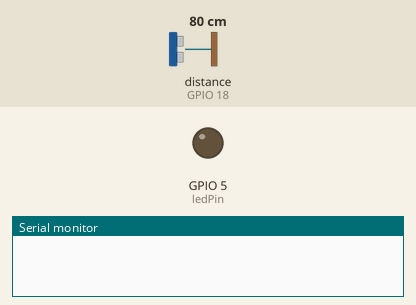
This sketch was run on a simulated ESP32. Shown: output pins drawn as LEDs (lit = HIGH), the last lines printed to the serial monitor. Wiring (inferred from the names in the program): ultrasonic range finder: trigger GPIO 19; echo GPIO 18. The test bench sets the inputs (shaded band); at power-on: distance to the obstacle (sensor on GPIO 18) 80 cm. The echo pulse lasts 58.3 µs per cm; pins used as bus, display or sensor lines are not drawn.

Above: at 1.2 s.
1.3 s: distance to the obstacle (sensor on GPIO 18) set to 11 cm
2.8 s: distance to the obstacle (sensor on GPIO 18) set to 8 cm
At 3.1 s:
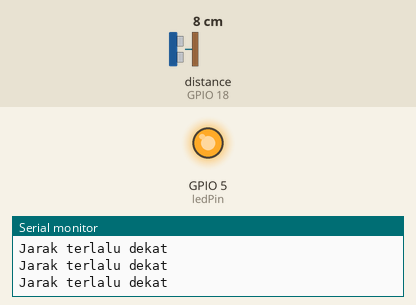
4.3 s: distance to the obstacle (sensor on GPIO 18) set to 18 cm
At 5.5 s:
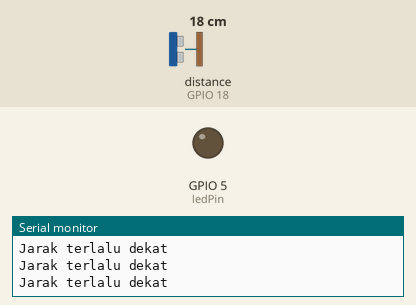
Timing chart, 0 to 7.3 s (numbered marks = the images above; inputs shaded):
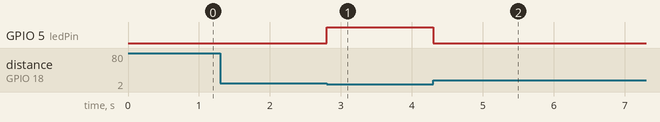

The sketch:

ESP32_2.ino
```cpp
#define trigPin 19
#define echoPin 18
#define ledPin 5

float duration, distance;

void setup() {
  // put your setup code here, to run once:
  Serial.begin(115200);
  // Define the output and input object(devices)
  pinMode(trigPin,OUTPUT);
  pinMode(echoPin,INPUT);
  pinMode(ledPin,OUTPUT);
}

void loop() {
  // put your main code here, to run repeatedly:
  digitalWrite(trigPin,HIGH);
  delayMicroseconds(10);
  digitalWrite(trigPin,LOW);
  duration = pulseIn(echoPin,HIGH);
  distance = (duration/2) / 29.1;
//  Serial.println(distance);
  if(distance >= 0 && distance <=10){
    digitalWrite(ledPin,HIGH);
    Serial.println("Jarak terlalu dekat");
  }
  else {
    digitalWrite(ledPin, LOW);
  }
}
```

Measured:
- the behaviour switches between 10 and 9 cm on distance to the obstacle (sensor on GPIO 18) (found by bisection; images 0 and 1)
- after the input at 1.3 s, every drawn part: stays the same
- after the input at 2.8 s, GPIO 5 (ledPin): LOW → HIGH at once
- after the input at 4.3 s, GPIO 5 (ledPin): HIGH → LOW at once
